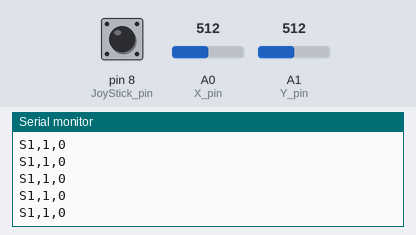
Bench run of a sketch on a simulated Arduino Uno, built with avr-gcc and run on an emulated ATmega328P. On the bench: the last lines printed to the serial monitor. The inputs (shaded band) are chosen by the test bench; at power-on: A0 (X_pin) = 512, A1 (Y_pin) = 512, pin 8 (JoyStick_pin) HIGH.

Above: at 1.2 s.
1.3 s: A0 (X_pin) set to 716
At 1.36 s:
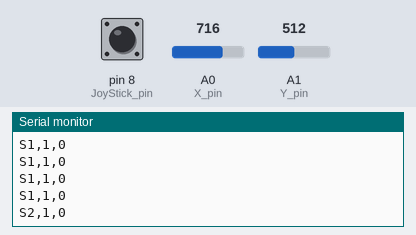
2.8 s: A1 (Y_pin) set to 716
At 2.82 s:
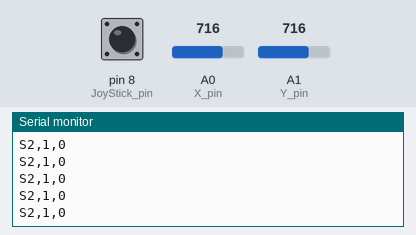
4.3 s: pin 8 (JoyStick_pin) pulled LOW for 0.15 s
At 4.36 s:
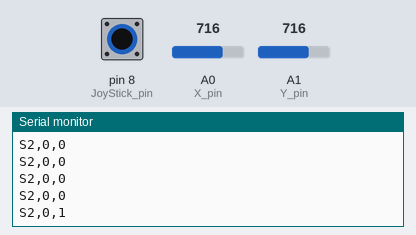
5.9 s: A0 (X_pin) set to 511
At 5.9 s:
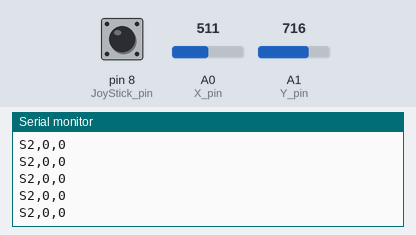
7.4 s: pin 8 (JoyStick_pin) pulled LOW for 1 s
At 7.43 s:
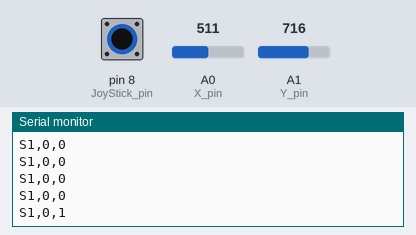
9.9 s: A1 (Y_pin) set to 306
At 9.9 s:
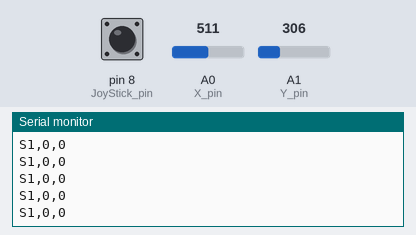
Timing chart, 0 to 12.4 s (numbered marks = the images above; inputs shaded):
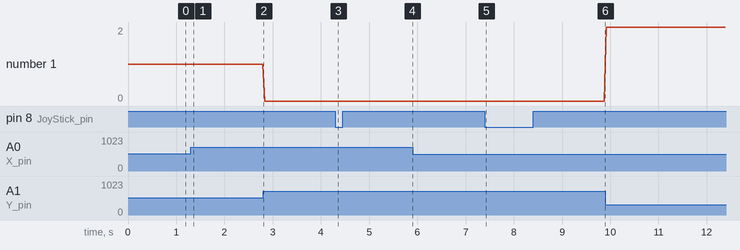

Measured:
- after the input at 1.3 s, the serial monitor: prints a new line at once (image 1)
- after the input at 4.3 s, the serial monitor: prints a new line at once (image 3)
- after the input at 7.4 s, the serial monitor: prints a new line at once (image 5)
- plotted number 1: 0 → 2 after the input at 9.9 s

The sketch:

Joystick.ino
```cpp
const int JoyStick_pin = 8; // Joystick-Button auf Pin 8
const int X_pin = A0;       // Joystick X auf Pin A0
const int Y_pin = A1;       // Joystick Y auf Pin A1

int xCenter;
int yCenter;
int xc;
int yc;
int JSButton;

void setup() {
  pinMode(JoyStick_pin, INPUT_PULLUP);
  Serial.begin(115200);

  // Kalibrierung der Mittelwerte
  xCenter = analogRead(X_pin);
  yCenter = analogRead(Y_pin);

  Serial.print("xCenter: ");
  Serial.println(xCenter);
  Serial.print("yCenter: ");
  Serial.println(yCenter);
}

void loop() {
  int x = analogRead(X_pin) - xCenter;  // Dynamische Kalibrierung verwenden
  int y = analogRead(Y_pin) - yCenter;

  if (x < -20) { // Schwellenwerte angepasst
    xc = 0;
  } else if (x > 20) {
    xc = 2;
  } else {
    xc = 1;
  }

  if (y < -20) {
    yc = 2;
  } else if (y > 20) {
    yc = 0;
  } else {
    yc = 1;
  }

  int buttonStates = 0;
  buttonStates |= ((digitalRead(JoyStick_pin) == LOW) ? 1 : 0) << 0;

  Serial.print("S");
  Serial.print(xc);
  Serial.print(",");
  Serial.print(yc);
  Serial.print(",");
  Serial.println(buttonStates);

  delay(40);
}
```
